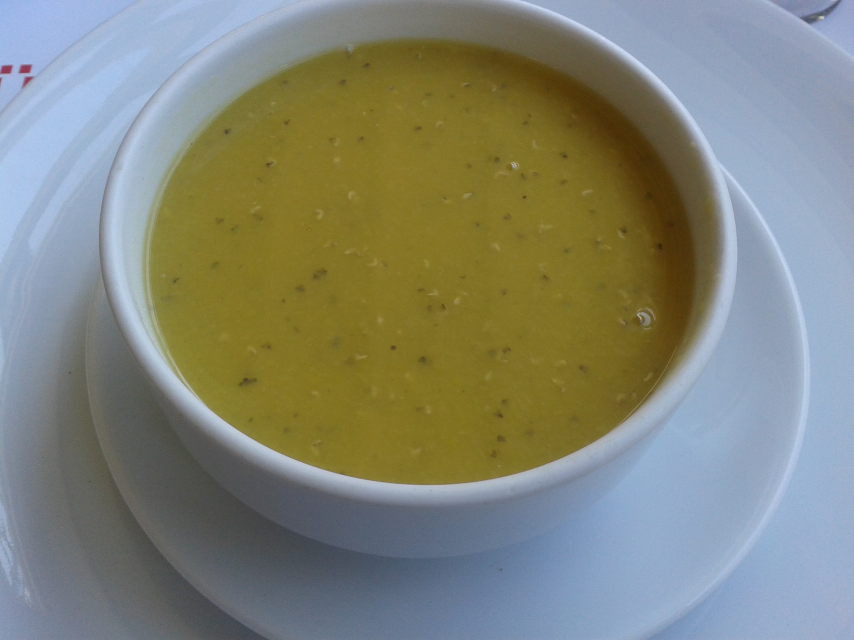
#> input picture demo/sample_food/mercimek_corbasi.jpg, 2560 x 1920 px (shown at 1/3 size)
$ python make_pair.py
#> lines starting #> are read from the running program, lines starting #| are printed output that depends on the picture; after the words box and inside, x2 and y2 are one past the last pixel; in counts of white or black regions, pixels touching at a corner belong together
"""Kompozit test tepsi çiftleri (before/after) üretir.

Amaç: SAM+CLIP pipeline'ını bilinen (ground-truth) artık oranlarıyla doğrulamak.
After tabağındaki yemek, before'unkinin keep oranının kareköğü kadar ölçeklenir;
alan oranı = keep olduğu için pipeline'ın ölçtüğü oran doğrudan karşılaştırılabilir.

Bu görüntüler SAHNELENMİŞTİR; gerçek yemekhane çekimi değildir.
"""

from __future__ import annotations

from pathlib import Path

from PIL import Image, ImageDraw, ImageFilter

HERE = Path(__file__).parent
FOOD = HERE / "sample_food"
OUT = HERE / "test_pairs"

TRAY_SIZE = (960, 700)
TRAY_COLOR = (108, 122, 137)
PLATE_R = 130

# (dosya, anahtar, isim_tr, isim_en, portion_g, keep_ratio, rotasyon)
FOODS = [
    ("mercimek_corbasi.jpg", "mercimek_corbasi", "Mercimek Çorbası", "red lentil soup", 250, 0.05, 4),
    ("kuru_fasulye.jpg", "kuru_fasulye", "Kuru Fasulye", "white bean stew", 280, 0.62, 6),
    ("pirinc_pilavi.jpg", "pirinc_pilavi", "Pirinç Pilavı", "rice pilaf", 180, 0.15, 5),
    ("coban_salata.jpg", "coban_salata", "Çoban Salata", "shepherd's salad", 150, 0.85, 0),
]

PLATE_POS = [(180, 180), (480, 180), (180, 490), (480, 490)]


def circular_food(path: Path, diameter: int, rotate: float = 0.0) -> Image.Image:
    img = Image.open(path).convert("RGB")
    w, h = img.size
    side = min(w, h)
    img = img.crop(((w - side) // 2, (h - side) // 2, (w + side) // 2, (h + side) // 2))
    img = img.resize((diameter, diameter), Image.LANCZOS)
    if rotate:
        img = img.rotate(rotate, resample=Image.BICUBIC, fillcolor=None)
    mask = Image.new("L", (diameter, diameter), 0)
    ImageDraw.Draw(mask).ellipse([0, 0, diameter, diameter], fill=255)
    mask = mask.filter(ImageFilter.GaussianBlur(2))
    out = Image.new("RGBA", (diameter, diameter), (0, 0, 0, 0))
    out.paste(img, (0, 0), mask)
    return out


def make_tray(keep: bool) -> Image.Image:
    import math

    tray = Image.new("RGB", TRAY_SIZE, (222, 226, 230))
    d = ImageDraw.Draw(tray, "RGBA")
    d.rounded_rectangle(
        [24, 24, TRAY_SIZE[0] - 24, TRAY_SIZE[1] - 24], radius=40, fill=TRAY_COLOR
    )
    for (cx, cy), (fname, _, _, _, _, keep_ratio, rot) in zip(PLATE_POS, FOODS):
        d.ellipse(
            [cx - PLATE_R, cy - PLATE_R, cx + PLATE_R, cy + PLATE_R],
            fill=(245, 245, 240),
            outline=(210, 210, 205),
            width=3,
        )
        if keep:
            scale = math.sqrt(keep_ratio)
            diam = int(2 * PLATE_R * 0.88 * scale)
            if diam < 8:
                continue  # tamamen yenmiş
            food = circular_food(FOOD / fname, diam, rotate=rot + 3)
            tray.paste(food, (cx - diam // 2, cy - diam // 2), food)
        else:
            diam = int(2 * PLATE_R * 0.88)
            food = circular_food(FOOD / fname, diam, rotate=rot)
            tray.paste(food, (cx - diam // 2, cy - diam // 2), food)
    return tray


def main() -> None:
    OUT.mkdir(parents=True, exist_ok=True)
    before = make_tray(keep=False)
#> in make_tray, `tray = Image.new("RGB", TRAY_SIZE, (222, 226, 230))`:
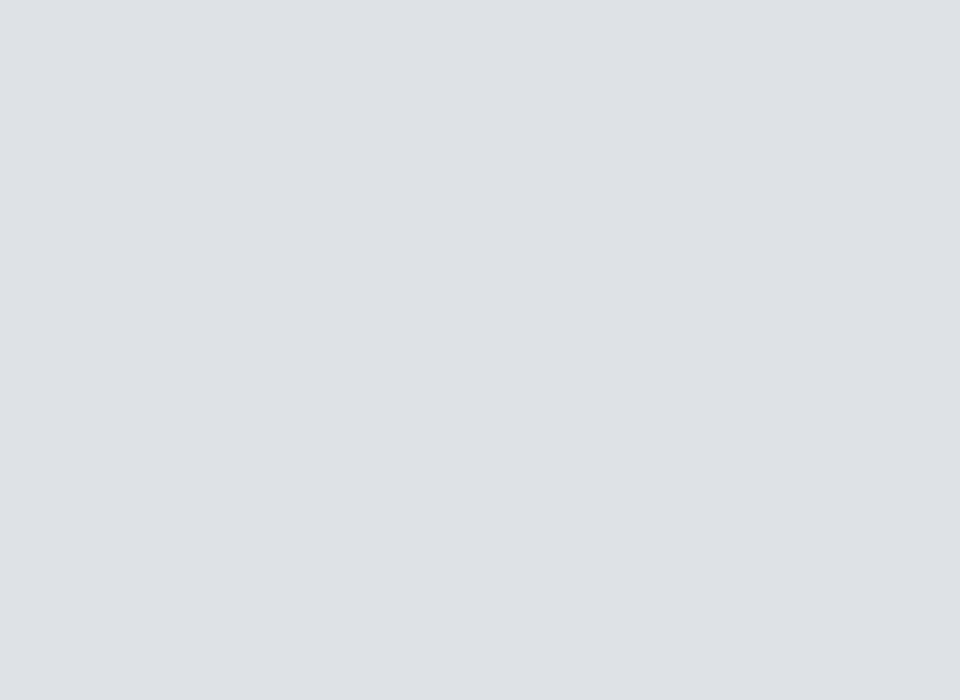
#> tray: PIL image 960x700 RGB; mean R, G, B 222, 226, 230
#> in circular_food, img is the input picture: PIL image 2560x1920 RGB; mean R, G, B 129.9, 133.1, 118.8
#> in circular_food, `img = img.rotate(rotate, resample=Image.BICUBIC, fillcolor=None)`:
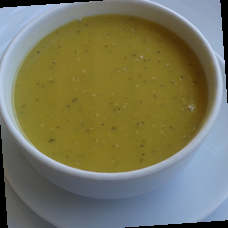
#> img: PIL image 228x228 RGB; mean R, G, B 119.9, 118.5, 91.2
#> in circular_food, `mask = Image.new("L", (diameter, diameter), 0)`: mask: PIL image 228x228 L; every value is 0
#> in circular_food, `ImageDraw.Draw(mask).ellipse([0, 0, diameter, diameter], fill=255)`:
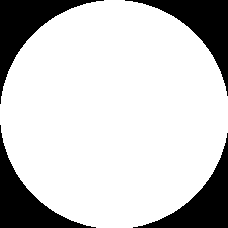
#> mask: PIL image 228x228 L; 79.1% white; 4 black regions, box (x1, y1, x2, y2) and area: (0, 0, 104, 104) 2826, (125, 0, 228, 96) 2722, (0, 125, 96, 228) 2722, (133, 133, 228, 228) 2619
#> in circular_food, `mask = mask.filter(ImageFilter.GaussianBlur(2))`:
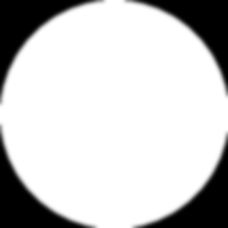
#> mask: PIL image 228x228 L; min 0, max 255, mean 201.5
#> in circular_food, `out = Image.new("RGBA", (diameter, diameter), (0, 0, 0, 0))`: out: PIL image 228x228 RGBA; every value is 0
#> in circular_food, `out.paste(img, (0, 0), mask)`:
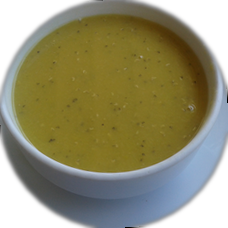
#> out: PIL image 228x228 RGBA; mean R, G, B, A 95.6, 91.6, 60.9, 201.5; transparent parts drawn white
#> pass 2 of the loop in make_tray, `for (cx, cy), (fname, _, _, _, _, keep_ratio, rot) in zip(PLATE_POS, F..`:
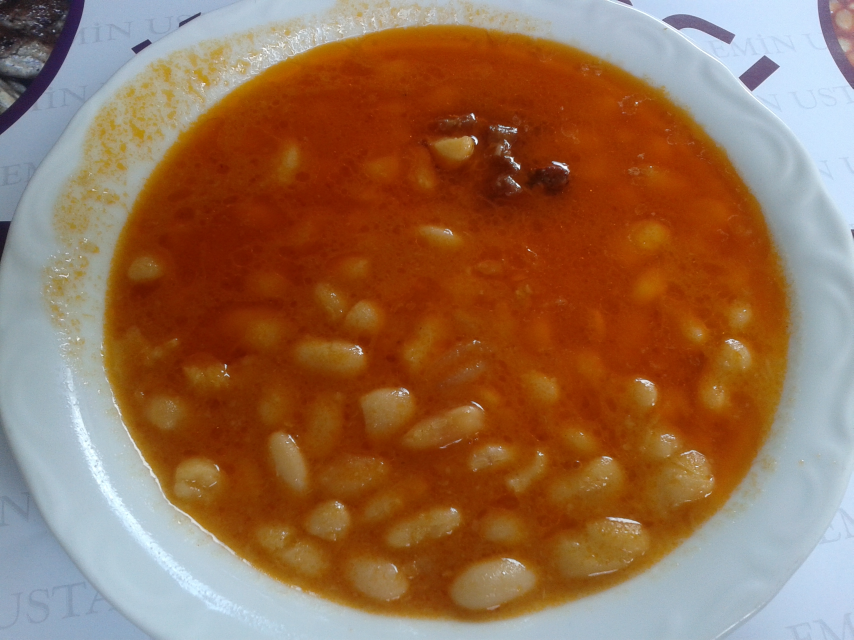
#> input picture demo/sample_food/kuru_fasulye.jpg, 2560 x 1920 px (shown at 1/3 size)
#> in circular_food, img is the input picture: PIL image 2560x1920 RGB; mean R, G, B 150, 109.9, 81.6
#> pass 3 of the loop in make_tray, `for (cx, cy), (fname, _, _, _, _, keep_ratio, rot) in zip(PLATE_POS, F..`:
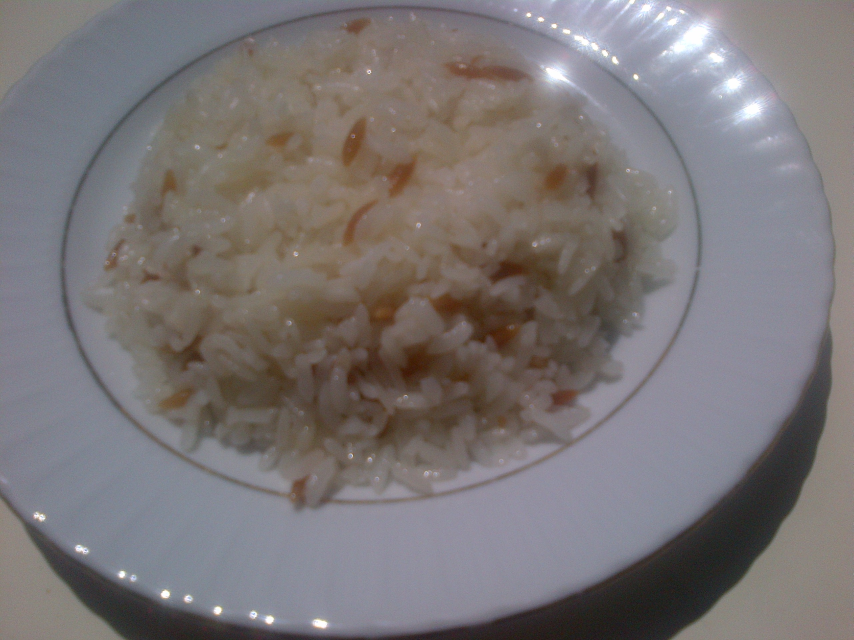
#> input picture demo/sample_food/pirinc_pilavi.jpg, 2560 x 1920 px (shown at 1/3 size)
#> in circular_food, img is the input picture: PIL image 2560x1920 RGB; mean R, G, B 122.2, 116.8, 117.7
#> the loop made 4 passes; the first 3 are shown
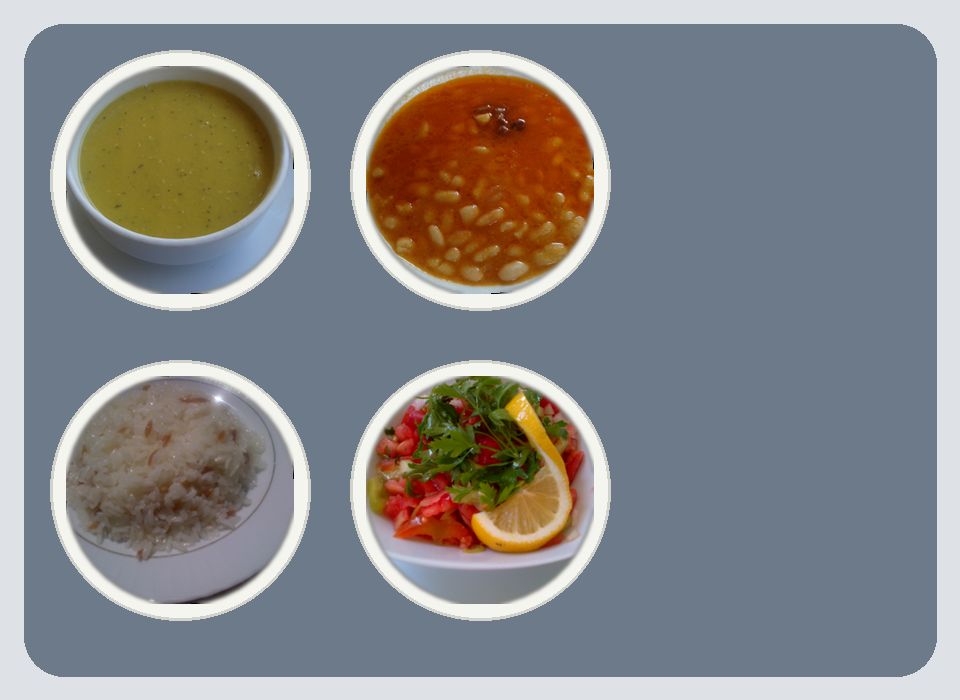
#> before: PIL image 960x700 RGB; mean R, G, B 135.2, 136.3, 137.4
    after = make_tray(keep=True)
#> call 2 of make_tray, with keep = True
#> in circular_food (call 5), `mask = Image.new("L", (diameter, diameter), 0)`: mask: PIL image 51x51 L; every value is 0
#> in circular_food (call 5), `ImageDraw.Draw(mask).ellipse([0, 0, diameter, diameter], fill=255)`: mask: PIL image 51x51 L; 80.7% white; 4 black regions, box (x1, y1, x2, y2) and area: (0, 0, 21, 21) 146, (31, 0, 51, 17) 125, (0, 31, 17, 51) 125, (35, 35, 51, 51) 105
#> in circular_food (call 5), `out = Image.new("RGBA", (diameter, diameter), (0, 0, 0, 0))`: out: PIL image 51x51 RGBA; every value is 0
#> in make_tray (call 2), `tray.paste(food, (cx - diam // 2, cy - diam // 2), food)`:
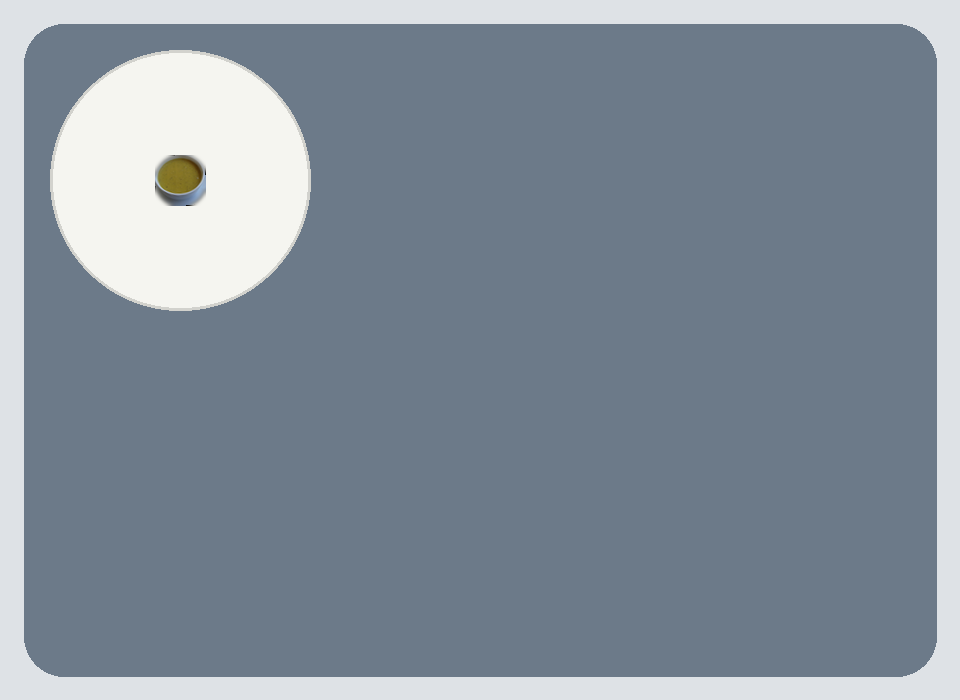
#> tray: PIL image 960x700 RGB; mean R, G, B 131.5, 143.2, 155.2
#> pass 2 of the loop in make_tray, `for (cx, cy), (fname, _, _, _, _, keep_ratio, rot) in zip(PLATE_POS, F..`:
#> in circular_food (call 6), `ImageDraw.Draw(mask).ellipse([0, 0, diameter, diameter], fill=255)`:
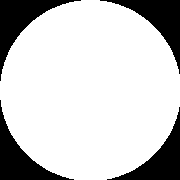
#> mask: PIL image 180x180 L; 79.2% white; 4 black regions, box (x1, y1, x2, y2) and area: (0, 0, 81, 81) 1765, (100, 0, 180, 74) 1684, (0, 100, 74, 180) 1684, (107, 107, 180, 180) 1604
#> in make_tray (call 2), `tray.paste(food, (cx - diam // 2, cy - diam // 2), food)`:
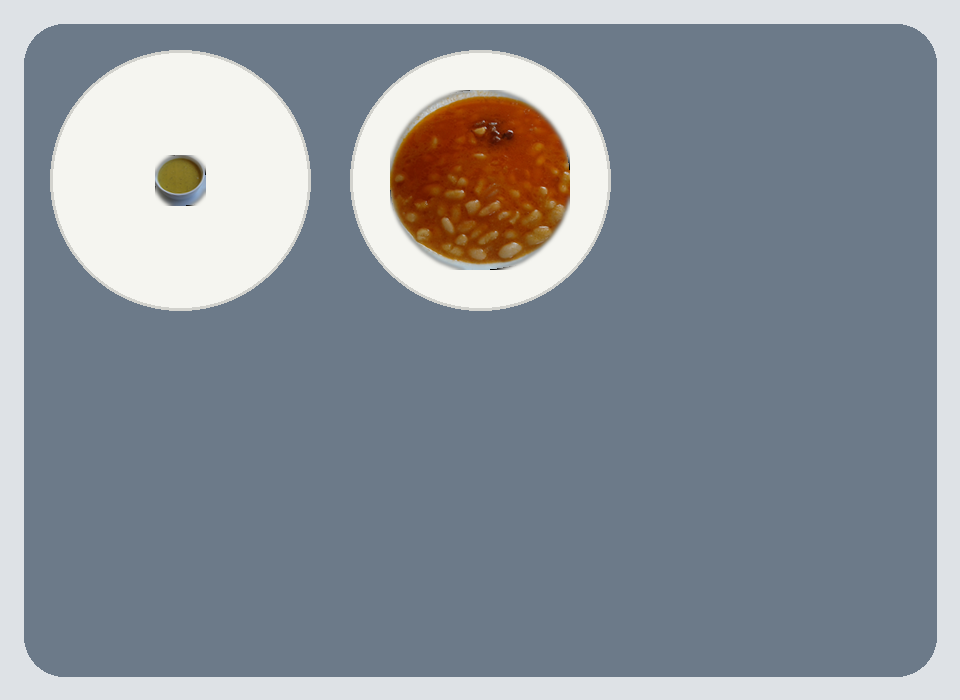
#> tray: PIL image 960x700 RGB; mean R, G, B 138.1, 146, 154.8
#> pass 3 of the loop in make_tray, `for (cx, cy), (fname, _, _, _, _, keep_ratio, rot) in zip(PLATE_POS, F..`:
#> in circular_food (call 7), `ImageDraw.Draw(mask).ellipse([0, 0, diameter, diameter], fill=255)`:
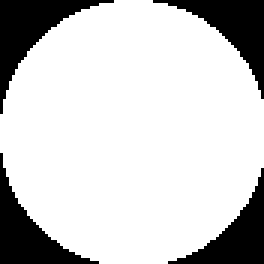
#> mask: PIL image 88x88 L (shown 3 times larger); 79.9% white; 4 black regions, box (x1, y1, x2, y2) and area: (0, 0, 38, 38) 427, (51, 0, 88, 33) 389, (0, 51, 33, 88) 389, (56, 56, 88, 88) 352
#> in make_tray (call 2), `tray.paste(food, (cx - diam // 2, cy - diam // 2), food)`:
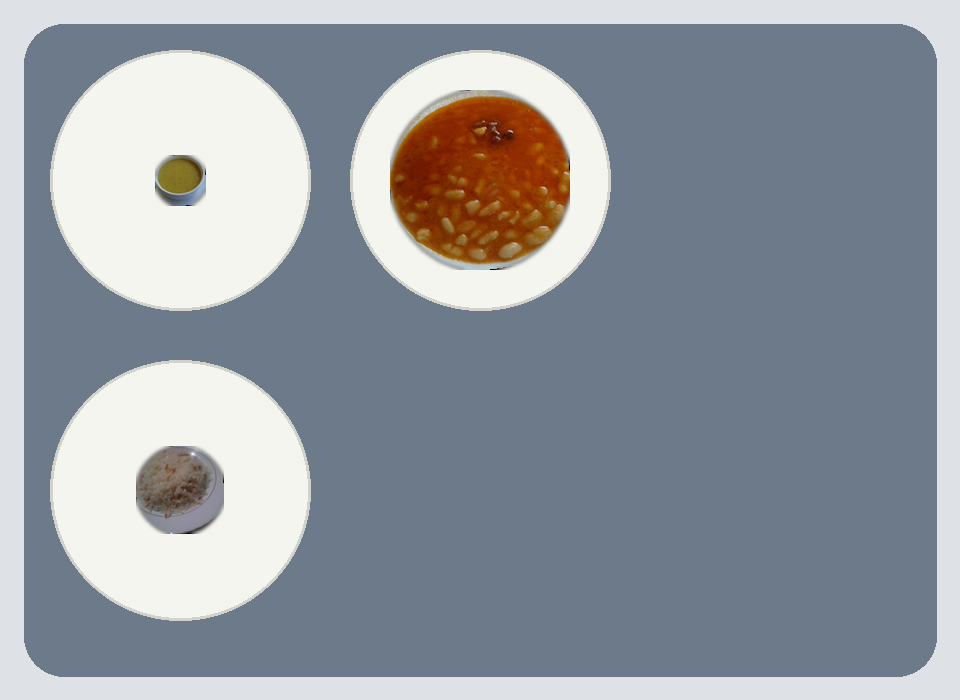
#> tray: PIL image 960x700 RGB; mean R, G, B 147.7, 154.4, 161.6
#> the loop made 4 passes; the first 3 are shown
    before.save(OUT / "pair1_before.png")
    after.save(OUT / "pair1_after.png")
    gt = {f[1]: f[5] for f in FOODS}
    import json

    (OUT / "pair1_ground_truth.json").write_text(
        json.dumps(
            {
                "note": "After tabağındaki yemek alanı = keep_ratio x before alanı (sahnelenmiş).",
                "keep_ratios": gt,
            },
            ensure_ascii=False,
            indent=1,
        ),
        encoding="utf-8",
    )
    print(f"yazıldı: {OUT}/pair1_before.png, pair1_after.png")  # noqa: T201


if __name__ == "__main__":
    main()
